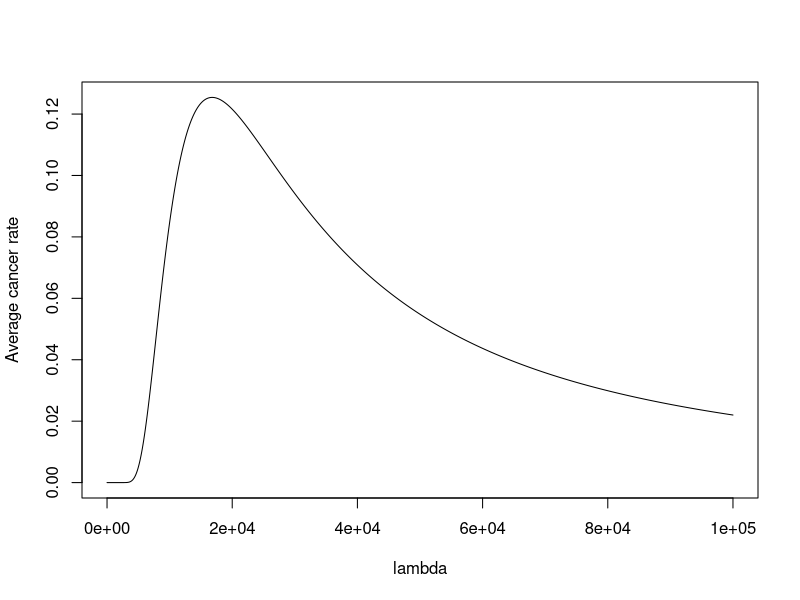
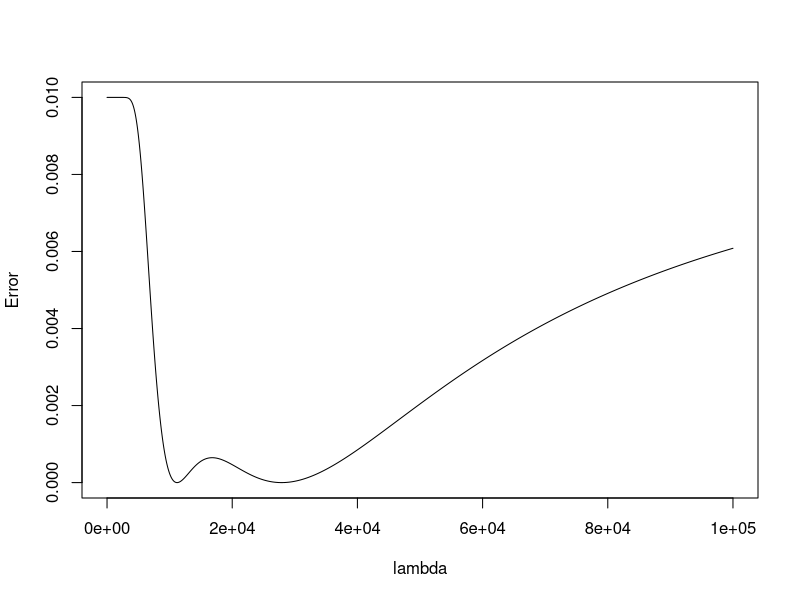

Write R code to recreate these figures, in order.
kappa <- 1.5
# Define a function to calculate the average cancer rate based on a parameter `lambda`
avg_cancer_rate <- function(lambda) {
  # Compute the difference between two exponential survival functions,
  # representing the probability of surviving without cancer up to two specific ages (40.9 and 51.4 years, converted to days).
  exp(-((40.9225 * 365/lambda)^kappa)) - exp(-((51.4225 * 365/lambda)^kappa))
}

# Define an error function that measures the squared difference between the average cancer rate and a target value (0.1).
err_func <- function(lambda) {
  (avg_cancer_rate(lambda) - 0.1)^2
}

# Use the `optimise` function to find the value of `lambda` that minimizes the error function within a range (0 to 1,000,000).
# The result will provide the optimal lambda where the average cancer rate is closest to 0.1.
optimise(err_func, c(0, 1000000), tol = 1e-10, maximum = FALSE)

# Create a sequence of lambda values to evaluate the functions across a range.
lambda <- seq(0, 100000, length.out = 10000)

# Plot the average cancer rate as a function of lambda, showing how it changes across the specified range.
plot(lambda, avg_cancer_rate(lambda), type = "l", xlab = "lambda", ylab = "Average cancer rate")

# Plot the error function as a function of lambda to visualize the error across the range and identify the optimal value.
plot(lambda, err_func(lambda), type = "l", xlab = "lambda", ylab = "Error")
